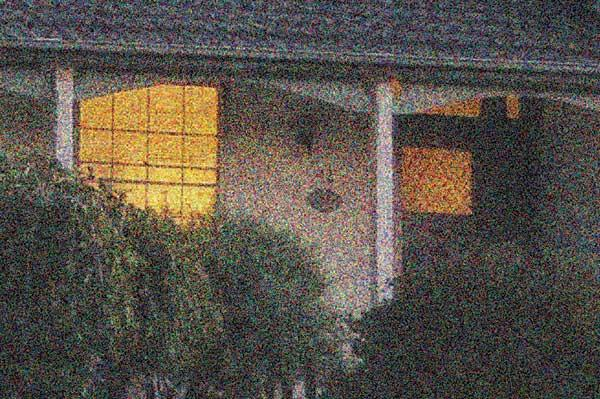
#> input picture Assignment_1/img5.jpg, 600 x 399 px
$ python ques6.py
#> lines starting #> are read from the running program, lines starting #| are printed output that depends on the picture
import cv2
import numpy as np

image = cv2.imread('img5.jpg')
#> image is the input picture: shape (399, 600, 3); mean B, G, R 73.1, 82, 88.9

image = cv2.resize(image, None, fx=.5, fy=.5, interpolation=cv2.INTER_AREA)
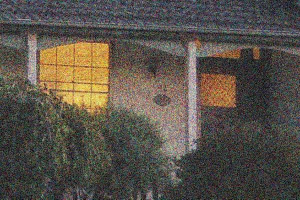
#> image: shape (200, 300, 3); mean B, G, R 73.2, 82.1, 88.9
#blur = cv2.blur(image, (2,2))
blur1 = cv2.GaussianBlur(image, (1,1), cv2.BORDER_DEFAULT)
blur2 = cv2.GaussianBlur(image, (3,3), cv2.BORDER_DEFAULT)
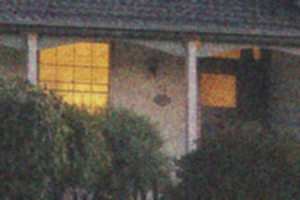
#> blur2: shape (200, 300, 3); mean B, G, R 73.2, 82.1, 88.9
blur3 = cv2.GaussianBlur(image, (5,5), cv2.BORDER_DEFAULT)
blur4 = cv2.GaussianBlur(image, (7,7), cv2.BORDER_DEFAULT)
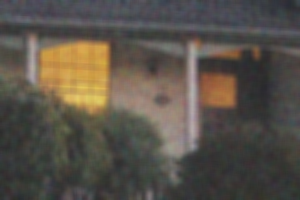
#> blur4: shape (200, 300, 3); mean B, G, R 73.2, 82.1, 88.9

i = np.hstack((image,blur2))
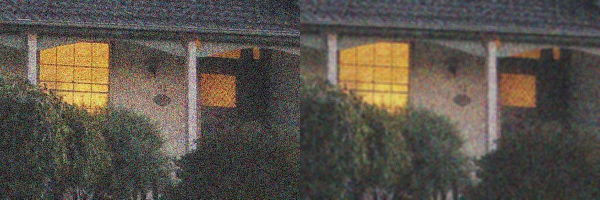
#> i: shape (200, 600, 3); mean B, G, R 73.2, 82.1, 88.9
i = np.hstack((i, blur3))
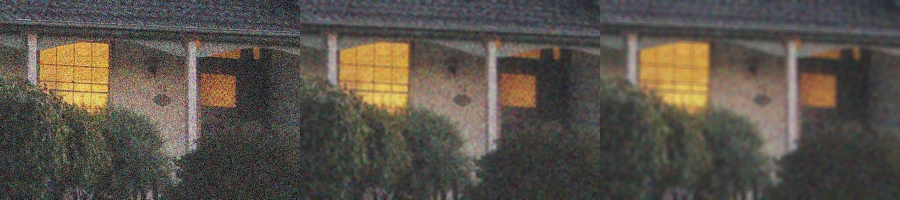
#> i: shape (200, 900, 3); mean B, G, R 73.2, 82.1, 88.9
i = np.hstack((i, blur4))
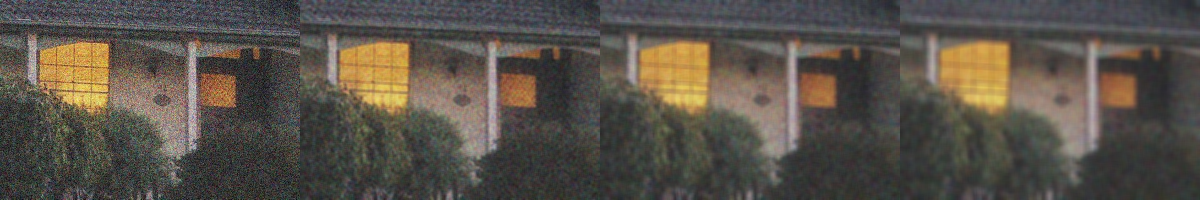
#> i: shape (200, 1200, 3); mean B, G, R 73.2, 82.1, 88.9

cv2.imshow("image1", i)
#cv2.imshow("image2", np.hstack((image, blur2)))
#cv2.imshow("image3", np.hstack((image, blur3)))
#cv2.imshow("image4", np.hstack((image, blur4)))
cv2.waitKey(0)
cv2.destroyAllWindows()

$ run again, with Assignment_1/img1.jpg copied over Assignment_1/img5.jpg
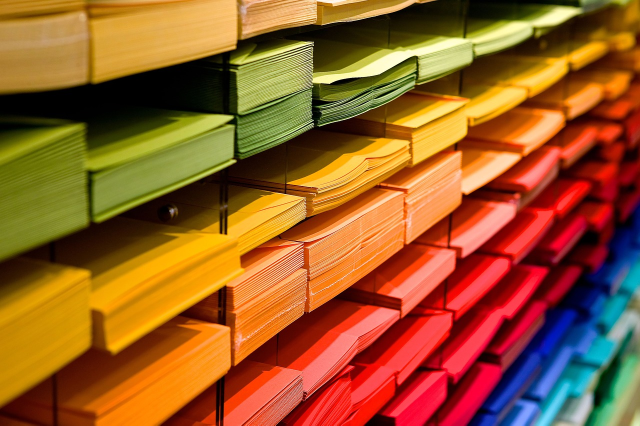
#> input picture Assignment_1/img1.jpg, 1280 x 851 px (shown at 1/2 size)
#> image is the input picture: shape (851, 1280, 3); mean B, G, R 38.6, 91.4, 151.4
#> image: shape (426, 640, 3)
#> `i = np.hstack((i, blur3))`:
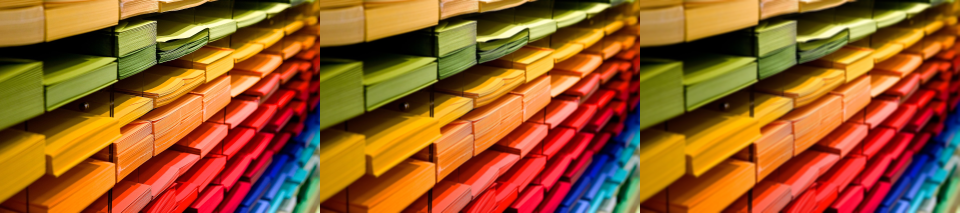
#> i: shape (426, 1920, 3) (shown at 1/2 size); mean B, G, R 38.8, 91.5, 151.5
#> `i = np.hstack((i, blur4))`:
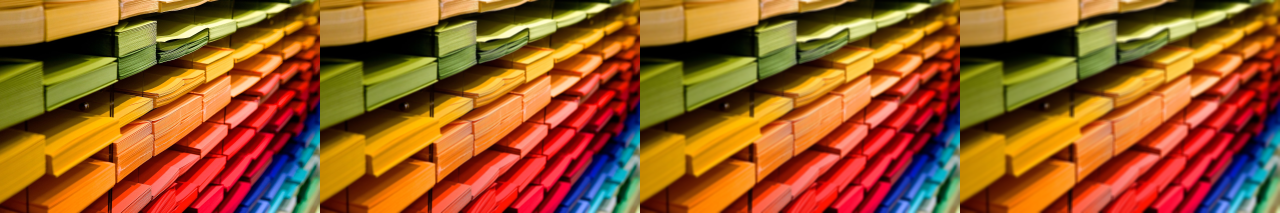
#> i: shape (426, 2560, 3) (shown at 1/2 size); mean B, G, R 38.8, 91.5, 151.5

$ run again, with Assignment_1/img2.jpg copied over Assignment_1/img5.jpg
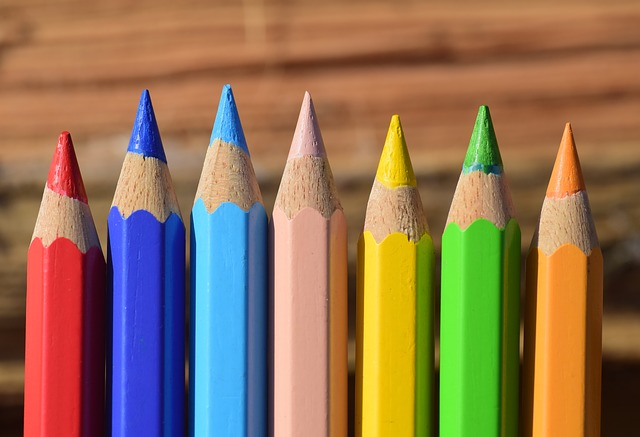
#> input picture Assignment_1/img2.jpg, 640 x 437 px
#> image is the input picture: shape (437, 640, 3); mean B, G, R 83.7, 114.1, 144
#> image: shape (218, 320, 3)
#> `i = np.hstack((i, blur3))`:
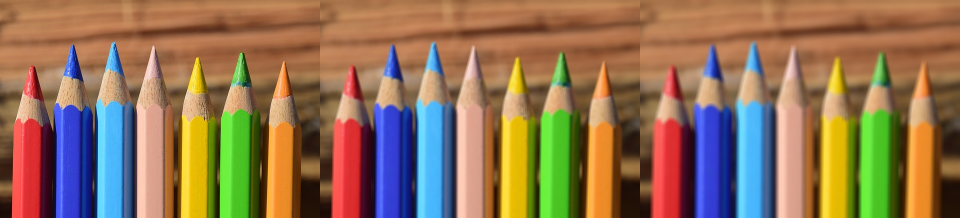
#> i: shape (218, 960, 3); mean B, G, R 83.9, 114.3, 144.3
#> `i = np.hstack((i, blur4))`:
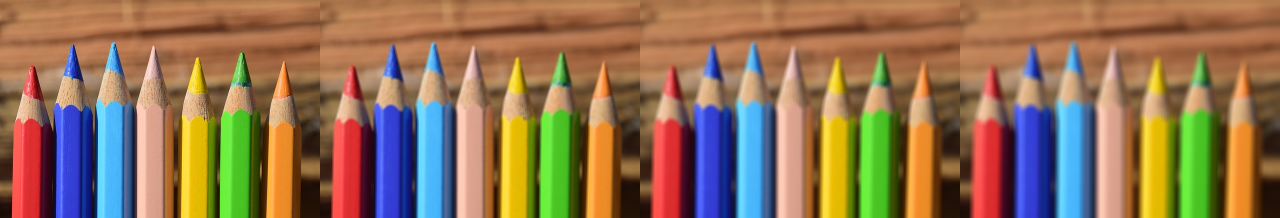
#> i: shape (218, 1280, 3); mean B, G, R 83.9, 114.3, 144.3
